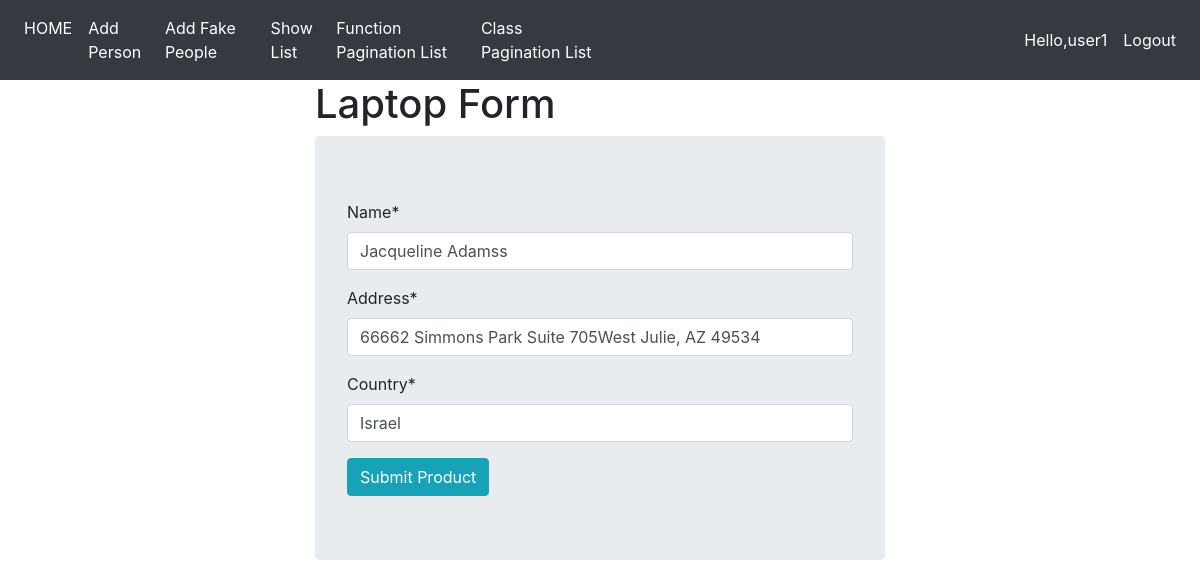
Screenshot of /app/update/1 (signed in) with the database file from the repository.
### Page_App/models.py (models this page shows, shortened)
class People(models.Model):
    name = models.CharField(max_length=30)
    address = models.CharField(max_length=200)
    country = models.CharField(max_length=70)

### Page_App/views.py (the view)
# urls.py: path('update/<int:id>',updatepersonview,name='update'),
@login_required(login_url='login')
def updatepersonview(request,id):
    obj = People.objects.get(id=id)
    form= PepoleForm(instance=obj)
    if request.method=='POST':
        form = PepoleForm(request.POST,instance=obj)
        if form.is_valid():
            form.save()
            return redirect('showlist')
    template_name='Page_App/submitform.html'
    context = {'form': form}
    return render(request, template_name, context)

### Page_App/forms.py
class PepoleForm(forms.ModelForm):
    class  Meta:
        model=People
        fields='__all__'

### templates/Page_App/submitform.html (shortened to what this page needs)
{% extends 'Page_App/base.html' %}
{% load crispy_forms_tags %}
{% block block2 %}
<div class="container" style="width:50%">
    <h1>Laptop Form</h1>
<form method="post" class="jumbotron" >
    {{form|crispy}}
    <input type="submit" value="Submit Product" class="btn btn-info" >
</form>
    </div>
{% endblock %}

### templates/Page_App/base.html (shortened to what this page needs)
<!DOCTYPE html>
<html lang="en">
<head>
    <link rel="stylesheet" href="https://cdn.jsdelivr.net/npm/bootstrap@4.6.0/dist/css/bootstrap.min.css">
</head>
<body>
<nav class="navbar navbar-expand-md navbar-dark bg-dark">
    <div class="navbar-collapse collapse w-100 order-1 order-md-0 dual-collapse2">
        <ul class="navbar-nav mr-auto">
            <li class="nav-item active">
                <a class="nav-link" href="{% url 'base' %}">HOME</a>
            </li>
            <li class="nav-item active">
                <a class="nav-link" href="{% url 'submitform'%}">Add Person</a>
            </li>
            <li class="nav-item active">
                <a class="nav-link" href="{% url 'addPeople'%}">Add Fake People</a>
            </li>
            <li class="nav-item active">
                <a class="nav-link" href="{% url 'showlist'%}">Show List</a>
            </li>
             <li class="nav-item active">
                <a class="nav-link" href="{% url 'page-function'%}">Function Pagination List</a>
            </li>
            <li class="nav-item active">
                <a class="nav-link" href="{% url 'page-class'%}">Class Pagination List</a>
            </li>
        </ul>
    </div>
    <div class="navbar-collapse collapse w-100 order-3 dual-collapse2">
        <ul class="navbar-nav ml-auto">
            {% if user.is_authenticated %}
            <li class="nav-item active">
                <a class="nav-link" >Hello,{{user.username}}</a>
            </li>
            <li class="nav-item active">
                <a class="nav-link" href="{% url 'logout'%}">Logout</a>
            </li>
            {% endif %}
        </ul>
    </div>
</nav>
{% block block2 %}{% endblock %}
</body>
</html>

### rows the page displays
People: name "Jacqueline Adamss", address "66662 Simmons Park Suite 705West Julie, AZ 49534", country "Israel"

### other values shown
{{ user.username }} "user1"
